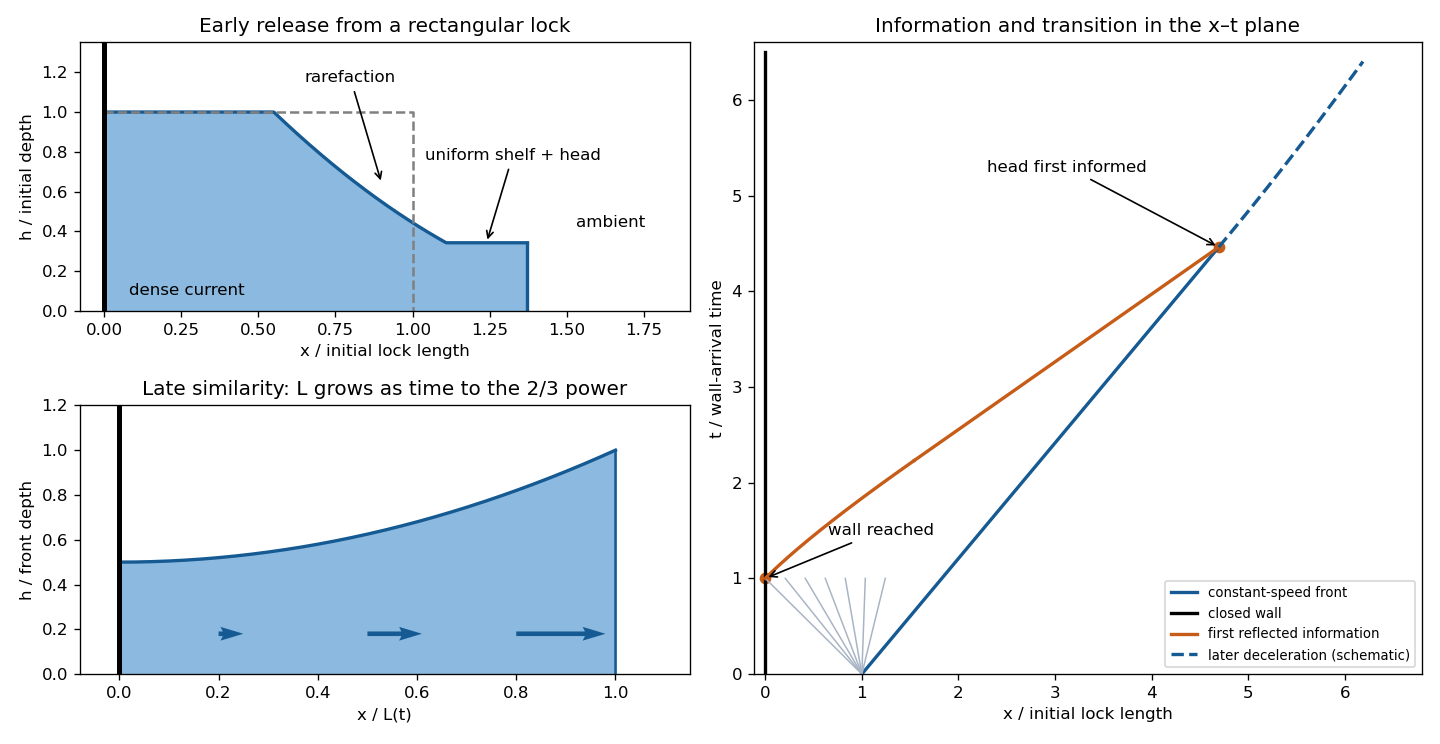

The Python source for this figure:
"""Original diagram; Python 3.14, NumPy 2.3.5, Matplotlib 3.10.7. Output to caller CWD."""
import numpy as np
import matplotlib.pyplot as plt
from matplotlib.gridspec import GridSpec
F=np.sqrt(2);cf=2/(F+2);uf=F*cf;tr=1.;ts=((F+2)/2)**1.5;thit=2*ts
fig=plt.figure(figsize=(12,6.2),facecolor='white');gs=GridSpec(2,2,figure=fig,width_ratios=[1.05,1.15]);a=fig.add_subplot(gs[0,0]);b=fig.add_subplot(gs[1,0]);c=fig.add_subplot(gs[:,1])
t=.45;x=np.linspace(0,1+uf*t,400);s=(x-1)/t;h=np.where(s<-1,1,np.where(s<uf-cf,((2-s)/3)**2,cf**2))
a.fill_between(x,0,h,color='#8cb9df');a.plot(x,h,color='#155a92',lw=2);a.plot([1+uf*t]*2,[0,cf**2],color='#155a92',lw=2);a.plot([0,1,1],[1,1,0],color='gray',ls='--');a.axvline(0,color='black',lw=3);a.annotate('rarefaction',xy=(.9,.64),xytext=(.65,1.15),arrowprops={'arrowstyle':'->'});a.annotate('uniform shelf + head',xy=(1.24,cf**2),xytext=(1.04,.76),arrowprops={'arrowstyle':'->'});a.text(.08,.08,'dense current');a.text(1.53,.42,'ambient');a.set(xlim=(-.08,1.9),ylim=(0,1.35),xlabel='x / initial lock length',ylabel='h / initial depth',title='Early release from a rectangular lock')
y=np.linspace(0,1,240);late=.5*(1+y*y);b.fill_between(y,0,late,color='#8cb9df');b.plot(y,late,color='#155a92',lw=2);b.plot([1,1],[0,1],color='#155a92');b.axvline(0,color='black',lw=3);b.quiver([.2,.5,.8],[.18]*3,[.05,.11,.18],[0]*3,angles='xy',scale_units='xy',scale=1,color='#155a92');b.set(xlim=(-.08,1.15),ylim=(0,1.2),xlabel='x / L(t)',ylabel='h / front depth',title='Late similarity: L grows as time to the 2/3 power')
times=np.linspace(0,thit,400);c.plot(1+uf*times,times,color='#155a92',lw=2,label='constant-speed front');c.plot([0,0],[0,6.5],color='black',lw=2,label='closed wall')
for speed in np.linspace(-1,uf-cf,7):
 tt=np.linspace(0,min(tr,-1/speed) if speed<0 else tr,120);c.plot(1+speed*tt,tt,color='#a8b4c5',lw=.9)
tt=np.linspace(tr,ts,200);xx=1+2*tt-3*tt**(1/3);c.plot(xx,tt,color='#c75c18',lw=2,label='first reflected information');tt=np.linspace(ts,thit,140);xx=(1+(uf-cf)*ts)+(uf+cf)*(tt-ts);c.plot(xx,tt,color='#c75c18',lw=2)
Lhit=1+uf*thit;age=2*Lhit/(3*uf);tt=np.linspace(thit,6.4,150);xx=Lhit*((tt-thit+age)/age)**(2/3);c.plot(xx,tt,color='#155a92',ls='--',lw=2,label='later deceleration (schematic)')
c.scatter([0,Lhit],[tr,thit],color='#c75c18');c.annotate('wall reached',xy=(0,tr),xytext=(.65,1.45),arrowprops={'arrowstyle':'->'});c.annotate('head first informed',xy=(Lhit,thit),xytext=(2.3,5.25),arrowprops={'arrowstyle':'->'});c.set(xlim=(-.12,6.8),ylim=(0,6.6),xlabel='x / initial lock length',ylabel='t / wall-arrival time',title='Information and transition in the x–t plane');c.legend(loc='lower right',fontsize=8)
fig.tight_layout();fig.savefig('paper-43-lock-release.png',dpi=120,facecolor='white');plt.close(fig)
